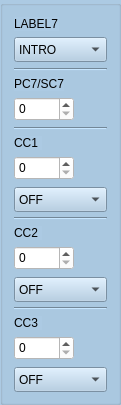
     <widget class="QGroupBox" name="columnbox7">
      <property name="geometry">
       <rect>
        <x>720</x>
        <y>60</y>
        <width>121</width>
        <height>381</height>
       </rect>
      </property>
      <property name="styleSheet">
       <string notr="true">background-color: rgb(172, 202, 227);</string>
      </property>
      <layout class="QVBoxLayout" name="verticalLayout_11">
       <item>
        <widget class="QLabel" name="label_BankPC1_7">
         <property name="sizePolicy">
          <sizepolicy hsizetype="Fixed" vsizetype="Preferred">
           <horstretch>0</horstretch>
           <verstretch>0</verstretch>
          </sizepolicy>
         </property>
         <property name="maximumSize">
          <size>
           <width>16777215</width>
           <height>30</height>
          </size>
         </property>
         <property name="text">
          <string>LABEL7</string>
         </property>
        </widget>
       </item>
       <item>
        <widget class="QComboBox" name="presetLabel1_7">
         <property name="minimumSize">
          <size>
           <width>0</width>
           <height>25</height>
          </size>
         </property>
         <property name="styleSheet">
          <string notr="true">background-color: rgb(172, 202, 227);</string>
         </property>
         <item>
          <property name="text">
           <string>INTRO</string>
          </property>
         </item>
         <item>
          <property name="text">
           <string>VERSE</string>
          </property>
         </item>
         <item>
          <property name="text">
           <string>CHORUS</string>
          </property>
         </item>
         <item>
          <property name="text">
           <string>SOLO</string>
          </property>
         </item>
         <item>
          <property name="text">
           <string>OUTRO</string>
          </property>
         </item>
         <item>
          <property name="text">
           <string>BRIDGE</string>
          </property>
         </item>
        </widget>
       </item>
       <item>
        <widget class="Line" name="line_8">
         <property name="orientation">
          <enum>Qt::Horizontal</enum>
         </property>
        </widget>
       </item>
       <item>
        <widget class="QLabel" name="label_PC1_7">
         <property name="sizePolicy">
          <sizepolicy hsizetype="Fixed" vsizetype="Preferred">
           <horstretch>0</horstretch>
           <verstretch>0</verstretch>
          </sizepolicy>
         </property>
         <property name="maximumSize">
          <size>
           <width>16777215</width>
           <height>30</height>
          </size>
         </property>
         <property name="text">
          <string>PC7/SC7</string>
         </property>
        </widget>
       </item>
       <item>
        <widget class="QSpinBox" name="spinBox_PC1_7">
         <property name="sizePolicy">
          <sizepolicy hsizetype="Fixed" vsizetype="Fixed">
           <horstretch>0</horstretch>
           <verstretch>0</verstretch>
          </sizepolicy>
         </property>
         <property name="minimumSize">
          <size>
           <width>60</width>
           <height>24</height>
          </size>
         </property>
         <property name="maximumSize">
          <size>
           <width>60</width>
           <height>16777215</height>
          </size>
         </property>
         <property name="styleSheet">
          <string notr="true">background-color: rgb(255, 255, 255);</string>
         </property>
         <property name="accelerated">
          <bool>true</bool>
         </property>
         <property name="maximum">
          <number>127</number>
         </property>
        </widget>
       </item>
       <item>
        <widget class="Line" name="line_18">
         <property name="orientation">
          <enum>Qt::Horizontal</enum>
         </property>
        </widget>
       </item>
       <item>
        <widget class="QLabel" name="label_CC1_7">
         <property name="sizePolicy">
          <sizepolicy hsizetype="Fixed" vsizetype="Preferred">
           <horstretch>0</horstretch>
           <verstretch>0</verstretch>
          </sizepolicy>
         </property>
         <property name="maximumSize">
          <size>
           <width>16777215</width>
           <height>30</height>
          </size>
         </property>
         <property name="text">
          <string>CC1 </string>
         </property>
        </widget>
       </item>
       <item>
        <widget class="QSpinBox" name="spinBox_CC1_7">
         <property name="sizePolicy">
          <sizepolicy hsizetype="Fixed" vsizetype="Fixed">
           <horstretch>0</horstretch>
           <verstretch>0</verstretch>
          </sizepolicy>
         </property>
         <property name="minimumSize">
          <size>
           <width>60</width>
           <height>24</height>
          </size>
         </property>
         <property name="maximumSize">
          <size>
           <width>60</width>
           <height>16777215</height>
          </size>
         </property>
         <property name="styleSheet">
          <string notr="true">background-color: rgb(255, 255, 255);</string>
         </property>
         <property name="accelerated">
          <bool>true</bool>
         </property>
         <property name="maximum">
          <number>127</number>
         </property>
        </widget>
       </item>
       <item>
        <widget class="QComboBox" name="onoff1_7">
         <property name="minimumSize">
          <size>
           <width>0</width>
           <height>25</height>
          </size>
         </property>
         <property name="maximumSize">
          <size>
           <width>16777215</width>
           <height>22</height>
          </size>
         </property>
         <property name="styleSheet">
          <string notr="true">background-color: rgb(172, 202, 227);</string>
         </property>
         <item>
          <property name="text">
           <string>OFF</string>
          </property>
         </item>
         <item>
          <property name="text">
           <string>ON</string>
          </property>
         </item>
        </widget>
       </item>
       <item>
        <widget class="Line" name="line_43">
         <property name="orientation">
          <enum>Qt::Horizontal</enum>
         </property>
        </widget>
       </item>
       <item>
        <widget class="QLabel" name="label_CC2_7">
         <property name="sizePolicy">
          <sizepolicy hsizetype="Fixed" vsizetype="Preferred">
           <horstretch>0</horstretch>
           <verstretch>0</verstretch>
          </sizepolicy>
         </property>
         <property name="maximumSize">
          <size>
           <width>16777215</width>
           <height>30</height>
          </size>
         </property>
         <property name="text">
          <string>CC2 </string>
         </property>
        </widget>
       </item>
       <item>
        <widget class="QSpinBox" name="spinBox_CC2_7">
         <property name="sizePolicy">
          <sizepolicy hsizetype="Fixed" vsizetype="Fixed">
           <horstretch>0</horstretch>
           <verstretch>0</verstretch>
          </sizepolicy>
         </property>
         <property name="minimumSize">
          <size>
           <width>60</width>
           <height>24</height>
          </size>
         </property>
         <property name="maximumSize">
          <size>
           <width>60</width>
           <height>16777215</height>
          </size>
         </property>
         <property name="styleSheet">
          <string notr="true">background-color: rgb(255, 255, 255);</string>
         </property>
         <property name="accelerated">
          <bool>true</bool>
         </property>
         <property name="maximum">
          <number>127</number>
         </property>
        </widget>
       </item>
       <item>
        <widget class="QComboBox" name="onoff2_7">
         <property name="minimumSize">
          <size>
           <width>0</width>
           <height>25</height>
          </size>
         </property>
         <property name="maximumSize">
          <size>
           <width>16777215</width>
           <height>22</height>
          </size>
         </property>
         <property name="styleSheet">
          <string notr="true">background-color: rgb(172, 202, 227);</string>
         </property>
         <item>
          <property name="text">
           <string>OFF</string>
          </property>
         </item>
         <item>
          <property name="text">
           <string>ON</string>
          </property>
         </item>
        </widget>
       </item>
       <item>
        <widget class="Line" name="line_36">
         <property name="orientation">
          <enum>Qt::Horizontal</enum>
         </property>
        </widget>
       </item>
       <item>
        <widget class="QLabel" name="label_CC3_7">
         <property name="sizePolicy">
          <sizepolicy hsizetype="Fixed" vsizetype="Preferred">
           <horstretch>0</horstretch>
           <verstretch>0</verstretch>
          </sizepolicy>
         </property>
         <property name="maximumSize">
          <size>
           <width>16777215</width>
           <height>30</height>
          </size>
         </property>
         <property name="text">
          <string>CC3 </string>
         </property>
        </widget>
       </item>
       <item>
        <widget class="QSpinBox" name="spinBox_CC3_7">
         <property name="sizePolicy">
          <sizepolicy hsizetype="Fixed" vsizetype="Fixed">
           <horstretch>0</horstretch>
           <verstretch>0</verstretch>
          </sizepolicy>
         </property>
         <property name="minimumSize">
          <size>
           <width>60</width>
           <height>24</height>
          </size>
         </property>
         <property name="maximumSize">
          <size>
           <width>60</width>
           <height>16777215</height>
          </size>
         </property>
         <property name="styleSheet">
          <string notr="true">background-color: rgb(255, 255, 255);</string>
         </property>
         <property name="accelerated">
          <bool>true</bool>
         </property>
         <property name="maximum">
          <number>127</number>
         </property>
        </widget>
       </item>
       <item>
        <widget class="QComboBox" name="onoff3_7">
         <property name="minimumSize">
          <size>
           <width>0</width>
           <height>25</height>
          </size>
         </property>
         <property name="maximumSize">
          <size>
           <width>16777215</width>
           <height>22</height>
          </size>
         </property>
         <property name="styleSheet">
          <string notr="true">background-color: rgb(172, 202, 227);</string>
         </property>
         <item>
          <property name="text">
           <string>OFF</string>
          </property>
         </item>
         <item>
          <property name="text">
           <string>ON</string>
          </property>
         </item>
        </widget>
       </item>
      </layout>
     </widget>
